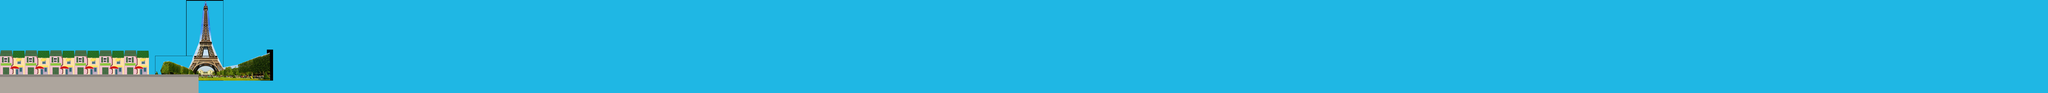

Below is a game level as drawn by its tile map, then a one-line description and the .tmx that defines it (tile-layer data replaced by summaries):
An orthogonal 330x15 tile map with 32x32 px tiles, 3 tile layers (sky, ground, deco).

<map version="1.0" orientation="orthogonal" renderorder="right-down" width="330" height="15" tilewidth="32" tileheight="32">
 <tileset firstgid="1" name="paris_tileset" tilewidth="32" tileheight="32">
  <image source="../gfx/paris_tileset.png" width="192" height="1932" />
 </tileset>
 <layer name="sky" width="330" height="15">
  <data>[4950 cells, 4950 non-empty, 153 distinct tile ids]</data>
 </layer>
 <layer name="ground" width="330" height="15">
  <data>[4950 cells, 4950 non-empty, 4 distinct tile ids]</data>
 </layer>
 <layer name="deco" width="330" height="15">
  <data>[4950 cells, 4950 non-empty, 1 distinct tile ids]</data>
 </layer>
</map>
